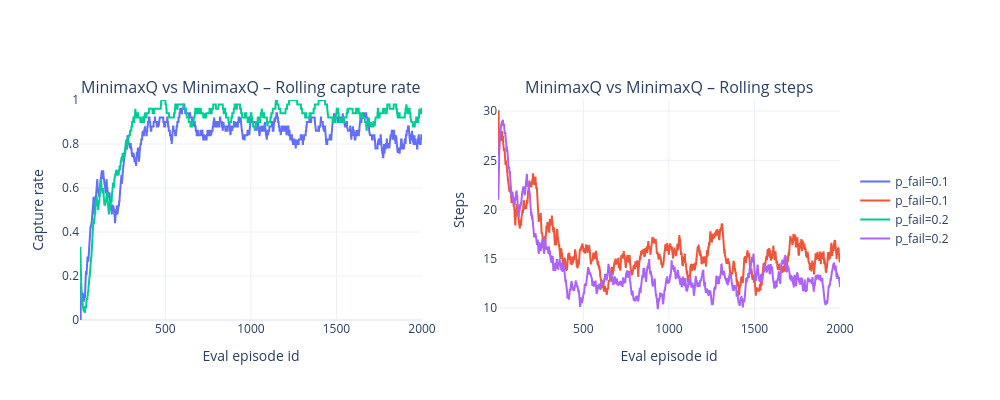

Notebook code cell kept with this figure:
### Code cell
run_mix = 'minimaxq_vs_minimaxq'
mix_ep = ep_df.loc[ep_df['run'] == run_mix]
if mix_ep.empty:
    print('No data for MinimaxQ vs MinimaxQ')
else:
    display(summary_seed_df.loc[summary_seed_df['run'] == run_mix])
    plot_run_trends(mix_ep, run=run_mix, window=ROLL_WINDOW, title_prefix='MinimaxQ vs MinimaxQ')

### Figure 1 — Plotly figure (JSON) as saved in the notebook; plotly's stock layout.template omitted (floating-point values rounded to 4 significant figures; data arrays with more than 128 entries replaced by an {"elided": "..."} marker saying what was removed)
{"data": [{"mode": "lines", "name": "p_fail=0.1", "type": "scatter", "x": {"elided": "2000 int values"}, "xaxis": "x", "y": {"elided": "2000 float values"}, "yaxis": "y"}, {"mode": "lines", "name": "p_fail=0.1", "type": "scatter", "x": {"elided": "2000 int values"}, "xaxis": "x2", "y": {"elided": "2000 float values"}, "yaxis": "y2"}, {"mode": "lines", "name": "p_fail=0.2", "type": "scatter", "x": {"elided": "2000 int values"}, "xaxis": "x", "y": {"elided": "2000 float values"}, "yaxis": "y"}, {"mode": "lines", "name": "p_fail=0.2", "type": "scatter", "x": {"elided": "2000 int values"}, "xaxis": "x2", "y": {"elided": "2000 float values"}, "yaxis": "y2"}], "layout": {"annotations": [{"font": {"size": 16}, "showarrow": false, "text": "MinimaxQ vs MinimaxQ – Rolling capture rate", "x": 0.225, "xanchor": "center", "xref": "paper", "y": 1, "yanchor": "bottom", "yref": "paper"}, {"font": {"size": 16}, "showarrow": false, "text": "MinimaxQ vs MinimaxQ – Rolling steps", "x": 0.775, "xanchor": "center", "xref": "paper", "y": 1, "yanchor": "bottom", "yref": "paper"}], "height": 400, "legend": {"orientation": "v", "x": 1.02, "y": 0.5, "yanchor": "middle"}, "margin": {"r": 160}, "width": 1000, "xaxis": {"anchor": "y", "domain": [0, 0.45], "title": {"text": "Eval episode id"}}, "xaxis2": {"anchor": "y2", "domain": [0.55, 1], "title": {"text": "Eval episode id"}}, "yaxis": {"anchor": "x", "domain": [0, 1], "range": [0, 1], "title": {"text": "Capture rate"}}, "yaxis2": {"anchor": "x2", "domain": [0, 1], "title": {"text": "Steps"}}}}
